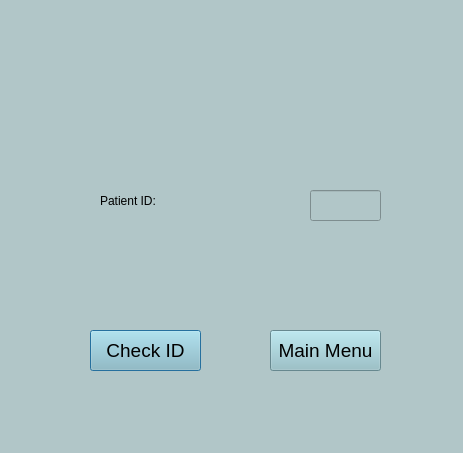
<?xml version="1.0" encoding="UTF-8"?>
<ui version="4.0">
 <class>Dialog</class>
 <widget class="QDialog" name="Dialog">
  <property name="geometry">
   <rect>
    <x>0</x>
    <y>0</y>
    <width>463</width>
    <height>453</height>
   </rect>
  </property>
  <property name="windowTitle">
   <string>Dialog</string>
  </property>
  <property name="styleSheet">
   <string notr="true">background-color:rgb(177, 198, 200)</string>
  </property>
  <widget class="QLabel" name="label">
   <property name="geometry">
    <rect>
     <x>100</x>
     <y>180</y>
     <width>131</width>
     <height>41</height>
    </rect>
   </property>
   <property name="styleSheet">
    <string notr="true">color:rgb(0, 0, 0);
font: 25 20pt &quot;Microsoft JhengHei Light&quot;;</string>
   </property>
   <property name="text">
    <string>Patient ID:</string>
   </property>
  </widget>
  <widget class="QLineEdit" name="patient_id">
   <property name="geometry">
    <rect>
     <x>310</x>
     <y>190</y>
     <width>71</width>
     <height>31</height>
    </rect>
   </property>
   <property name="styleSheet">
    <string notr="true">color:rgb(255,255,255); font-size:15pt;</string>
   </property>
  </widget>
  <widget class="QPushButton" name="checkIDButton">
   <property name="geometry">
    <rect>
     <x>90</x>
     <y>330</y>
     <width>111</width>
     <height>41</height>
    </rect>
   </property>
   <property name="styleSheet">
    <string notr="true">background-color:rgb(144, 191, 200); font-size:14pt;</string>
   </property>
   <property name="text">
    <string>Check ID</string>
   </property>
  </widget>
  <widget class="QPushButton" name="mainMenuButton">
   <property name="geometry">
    <rect>
     <x>270</x>
     <y>330</y>
     <width>111</width>
     <height>41</height>
    </rect>
   </property>
   <property name="styleSheet">
    <string notr="true">background-color:rgb(144, 191, 200); font-size:14pt;</string>
   </property>
   <property name="text">
    <string>Main Menu</string>
   </property>
  </widget>
 </widget>
 <resources/>
 <connections/>
</ui>
